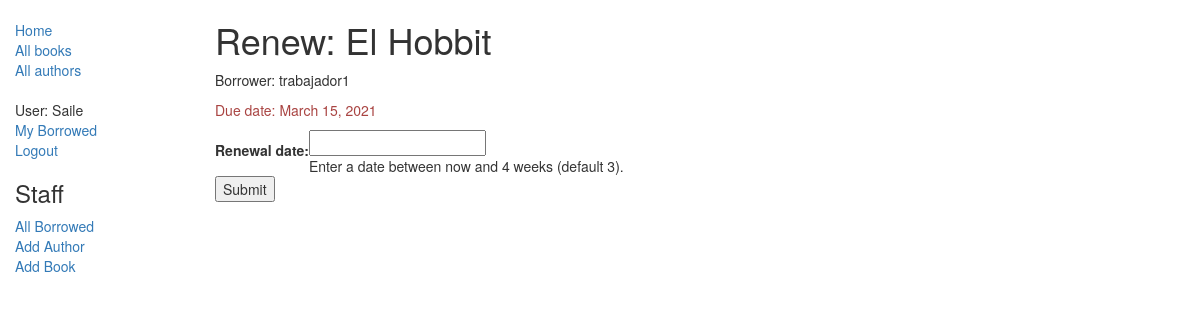
/catalog/book/9e52f269-1c26-4e29-8cbc-b2e61cf4f5ec/renew/ (signed in), run on the app's committed database.
### catalog/models.py (models this page shows, shortened)
class BookInstance(models.Model):
    id = models.UUIDField(primary_key=True, default=uuid.uuid4,
                          help_text="ID único para este libro particular en toda la biblioteca")
    book = models.ForeignKey('Book', on_delete=models.SET_NULL, null=True)
    imprint = models.CharField(max_length=200)
    due_back = models.DateField(null=True, blank=True)
    borrower = models.ForeignKey(
        User, on_delete=models.SET_NULL, null=True, blank=True)
    LOAN_STATUS = (
        ('m', 'Maintenance'),
        ('o', 'On loan'),
        ('a', 'Available'),
        ('r', 'Reserved'),
    )
    status = models.CharField(max_length=1, choices=LOAN_STATUS,
                              blank=True, default='m', help_text='Disponibilidad del libro')
    class Meta:
        ordering = ["due_back"]
        permissions = (("can_mark_returned", "Set book as returned"),)
    @property
    def is_overdue(self):
        if self.due_back and date.today() > self.due_back:
            return True
        return False

class Book(models.Model):
    title = models.CharField(max_length=200)
    author = models.ForeignKey('Author', on_delete=models.SET_NULL, null=True)
    summary = models.TextField(
        max_length=1000, help_text="Ingrese una breve descripción del libro")
    isbn = models.CharField(
        'ISBN', max_length=13, help_text='13 Caracteres <a href="https://www.isbn-international.org/content/what-isbn">ISBN number</a>')
    genre = models.ManyToManyField(
        Genre, help_text="Seleccione un genero para este libro")
    language = models.ForeignKey(
        'Language', on_delete=models.SET_NULL, null=True)
    def display_genre(self):
        """
        Creates a string for the Genre. This is required to display genre in Admin.
        """
        return ', '.join([genre.name for genre in self.genre.all()[:3]])
    display_genre.short_description = 'Genre'

### catalog/views.py (the view)
@permission_required('catalog.can_mark_returned')
def renew_book_librarian(request, pk):
    book_inst = get_object_or_404(BookInstance, pk=pk)
    if request.method == 'POST':
        form = RenewBookModelForm(request.POST)
        if form.is_valid():
            book_inst.due_back = form.cleaned_data['renewal_date']
            book_inst.save()
            return HttpResponseRedirect(reverse('all-borrowed'))
    else:
        proposed_renewal_date = datetime.date.today() + datetime.timedelta(weeks=3)
        form = RenewBookModelForm(
            initial={'renewal_date': proposed_renewal_date, })
    return render(request, 'catalog/book_renew_librarian.html', {'form': form, 'bookinst': book_inst})

### catalog/forms.py (shortened to what this page needs)
class RenewBookModelForm(ModelForm):
    class Meta:
        model = BookInstance
        fields = ['due_back', ]
        labels = {'due_back': _('Renewal date'), }
        help_texts = {'due_back': _(
            'Enter a date between now and 4 weeks (default 3).'), }

### catalog/templates/catalog/book_renew_librarian.html (shortened to what this page needs)
{% extends "base_generic.html" %}
{% block content %}
<h1>Renew: {{bookinst.book.title}}</h1>
<p>Borrower: {{bookinst.borrower}}</p>
<p{% if bookinst.is_overdue %} class="text-danger" {% endif %}>Due date: {{bookinst.due_back}}</p>
    <form action="" method="post">
        <table>
            {{ form }}
        </table>
        <input type="submit" value="Submit" />
    </form>
    {% endblock %}

### catalog/templates/base_generic.html (shortened to what this page needs)
<!DOCTYPE html>
<html lang="en">
<head>
    <link rel="stylesheet" href="https://maxcdn.bootstrapcdn.com/bootstrap/3.3.7/css/bootstrap.min.css">
    {% load static %}
    <link rel="stylesheet" href="{% static 'css/styles.css' %}">
</head>
<body>
    <div class="container-fluid">
        <div class="row">
            <div class="col-sm-2">
                {% block sidebar %}
                <ul class="sidebar-nav">
                    <li><a href="{% url 'index' %}">Home</a></li>
                    <li><a href="{% url 'books' %}">All books</a></li>
                    <li><a href="{% url 'authors' %}">All authors</a></li>
                </ul>
                <ul class="sidebar-nav">
                    {% if user.is_authenticated %}
                    <li>User: {{ user.get_username }}</li>
                    <li><a href="{% url 'my-borrowed' %}">My Borrowed</a></li>
                    <li><a href="{% url 'logout'%}?next={{request.path}}">Logout</a></li>
                    {% else %}
                    <li><a href="{% url 'login'%}?next={{request.path}}">Login</a></li>
                    {% endif %}
                </ul>
                <ul class="sidebar-nav">
                    {% if user.is_superuser %}
                    <h3>Staff</h3>
                    <li><a href="{% url 'all-borrowed' %}">All Borrowed</a></li>
                    <li><a href="{% url 'author_create'%}">Add Author</a></li>
                    <li><a href="{% url 'book_create'%}">Add Book</a></li>
                    {% endif %}
                </ul>
                {% endblock %}
            </div>
            <div class="col-sm-10 ">
                {% block content %}
                {% endblock %}
            </div>
        </div>
    </div>
</body>
</html>

### catalog/static/css/styles.css (style rules this page uses)
.sidebar-nav { margin-top: 20px; padding: 0; list-style: none; }

### data on the page
BookInstance: book "El Hobbit", borrower "trabajador1", due_back "March 15, 2021"

### other printed values
{{ user.get_username }} "Saile"
